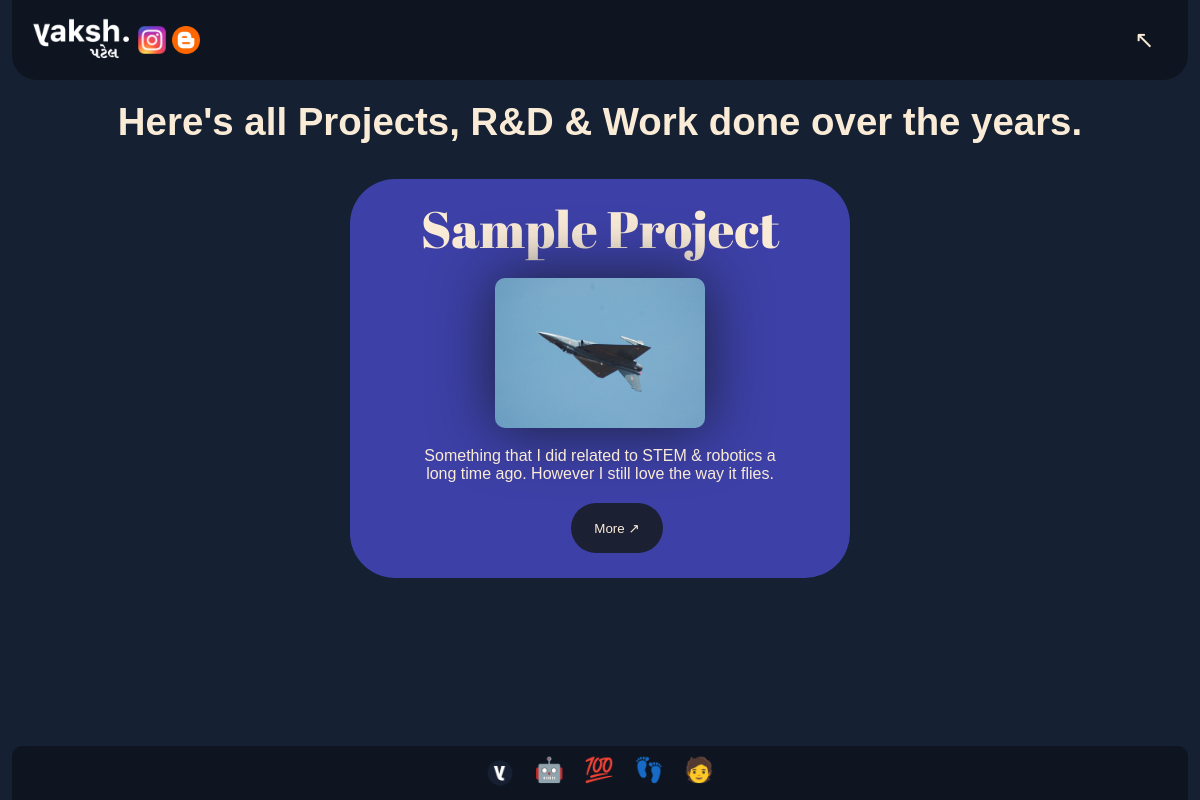
Page /projects/ on the earlier database version.
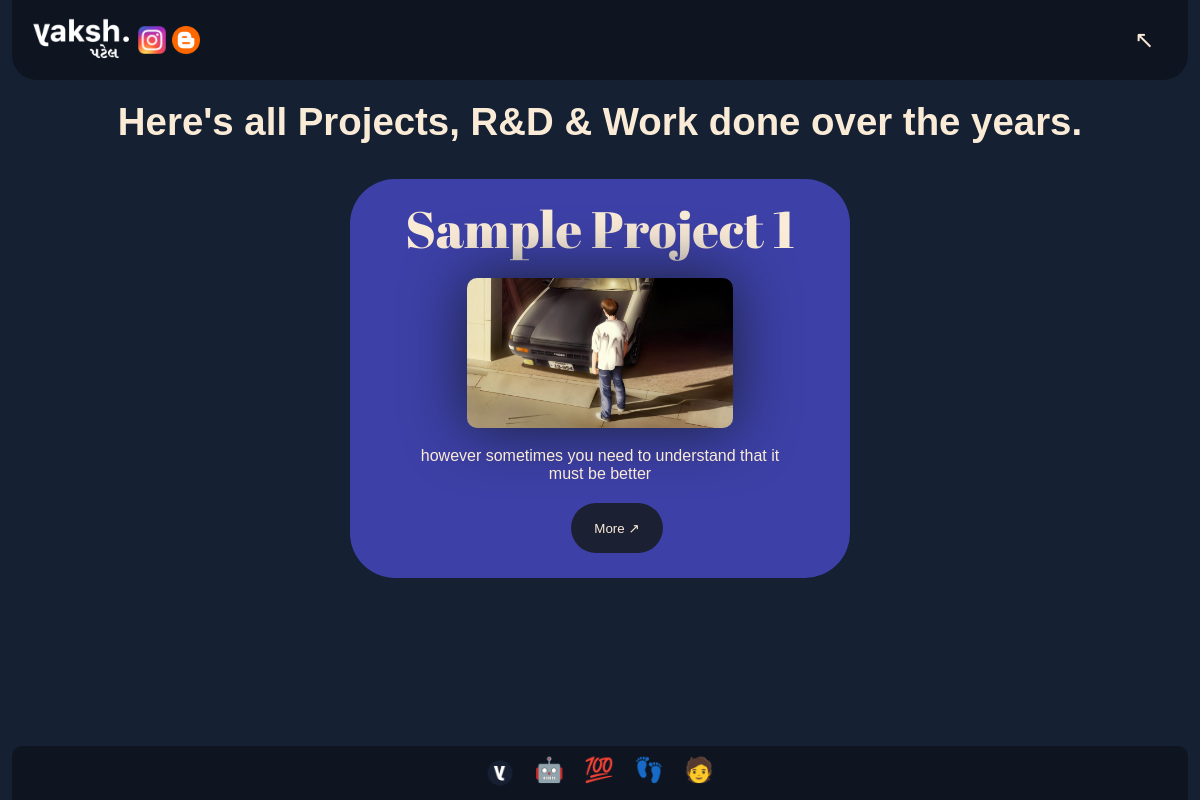
Same page on the later database version.
### main/models.py (models this page shows)
class Project(models.Model):
    title = models.CharField(max_length=50, default="",  help_text="Please use title case formatting only")
    cover_description = models.TextField(max_length=400, default="")
    description = models.TextField(max_length=5000, default="")
    references = models.TextField(max_length=1000, default="")
    cover_image = models.ImageField(upload_to=path_project_title, default="")
    image_1 = models.ImageField(upload_to=path_project_title, default="", null=True, blank=True)
    image_2 = models.ImageField(upload_to=path_project_title, default="", null=True, blank=True)
    image_3 = models.ImageField(upload_to=path_project_title, default="", null=True, blank=True)
    image_4 = models.ImageField(upload_to=path_project_title, default="", null=True, blank=True)
    image_5 = models.ImageField(upload_to=path_project_title, default="", null=True, blank=True)
    image_6 = models.ImageField(upload_to=path_project_title, default="", null=True, blank=True)
    image_7 = models.ImageField(upload_to=path_project_title, default="", null=True, blank=True)
    PDF_file = models.FileField(upload_to=path_project_title, default="", null=True, blank=True)
    youtube_video = models.CharField(default="", max_length=40)
    discipline_of_work = models.TextField(default="", help_text="Please separate them by a comma.")

### main/views.py (the view)
# urls.py: path('projects/', mainViews.Project_Showcase),
def Project_Showcase(request, *args, **kwargs):
    objs = Project.objects.all()
    context = {"projects": objs}
    return render(request, 'project/project_showcase.html', context)

### templates/project/project_showcase.html (shortened to what this page needs)
{% extends 'base/base.html'%}
{% load static %}
{% block head %}
    <link rel="stylesheet" href="{% static 'css/project_showcase.css' %}">
{% endblock head %}
{% block content %}
    <div class="page">
        <div class="basic-info">
            <h1>Here's all Projects, R&D & Work done over the years.</h1>
        </div>
        <div class="projects">
            {% for project in projects %}
                <div class="project_card">
                    <h1>{{ project.title }}</h1>
                    <img src="{{ project.cover_image.url }}" alt="{{ project.title }}'s cover image">
                    <p class="description">{{ project.cover_description }}</p>
                    <a href="/projects/{{ project.title }}/">
                        <button type="button" class="more-button">More ↗</button>
                    </a>
                </div>
            {% endfor %}
        </div>
    </div>
{% endblock content %}

Differences in the rows shown:
changed Project: title "Sample Project" → "Sample Project 1"; cover_image: a different picture; cover_description "Something that I did related to STEM & robotics a long time ago. However I still love the way it flies." → "however sometimes you need to understand that it must be better"
